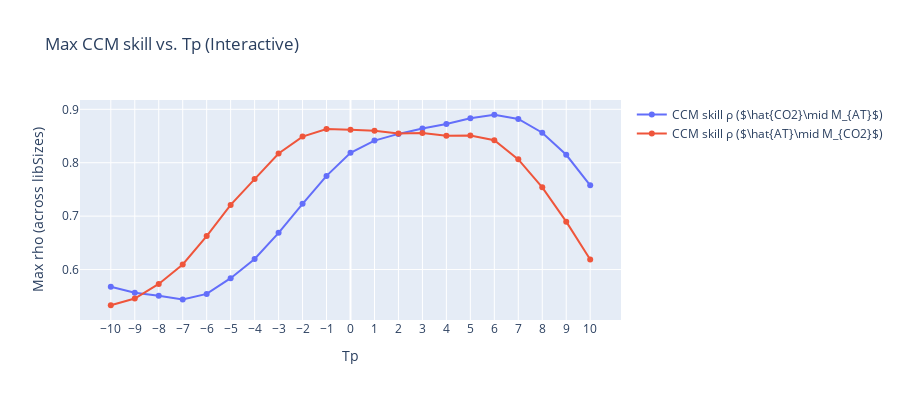

Source (notebook cell):
### Code cell
from toolbox import ccm_functions as cf
import importlib
importlib.reload(cf)
 

Tps_list, forward_rhos, reverse_rhos = cf.find_optimal_Tp(
    df_sd      = df_AT,
    df_pre     = df_CO2,
    E          = 4,
    tau        = 2,
    libSizes   = "100",
    sample     = 100,
    Tps        = range(-10, 11),
    interactive=True   
)

### Figure 1 — Plotly figure (JSON) as saved in the notebook; plotly's stock layout.template omitted (floating-point values rounded to 4 significant figures)
{"data": [{"mode": "lines+markers", "name": "CCM skill ρ ($\\hat{CO2}\\mid M_{AT}$)", "type": "scatter", "x": [-10, -9, -8, -7, -6, -5, -4, -3, -2, -1, 0, 1, 2, 3, 4, 5, 6, 7, 8, 9, 10], "y": [0.5678, 0.5567, 0.5511, 0.5439, 0.5544, 0.5838, 0.6198, 0.6687, 0.723, 0.7754, 0.8185, 0.8414, 0.854, 0.8642, 0.8725, 0.8832, 0.8898, 0.8821, 0.8562, 0.8149, 0.7577]}, {"mode": "lines+markers", "name": "CCM skill ρ ($\\hat{AT}\\mid M_{CO2}$)", "type": "scatter", "x": [-10, -9, -8, -7, -6, -5, -4, -3, -2, -1, 0, 1, 2, 3, 4, 5, 6, 7, 8, 9, 10], "y": [0.5332, 0.5457, 0.5731, 0.6095, 0.6627, 0.7211, 0.7694, 0.8173, 0.849, 0.8633, 0.8616, 0.86, 0.8549, 0.8555, 0.8505, 0.851, 0.842, 0.8063, 0.7539, 0.6897, 0.6188]}], "layout": {"height": 400, "title": {"text": "Max CCM skill vs. Tp (Interactive)"}, "width": 900, "xaxis": {"tickmode": "array", "tickvals": [-10, -9, -8, -7, -6, -5, -4, -3, -2, -1, 0, 1, 2, 3, 4, 5, 6, 7, 8, 9, 10], "title": {"text": "Tp"}}, "yaxis": {"title": {"text": "Max rho (across libSizes)"}}}}
